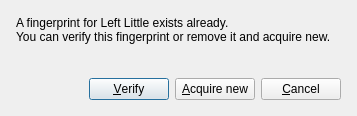
<ui version="4.0" >
 <class>ExistDialog</class>
 <widget class="QDialog" name="ExistDialog" >
  <property name="windowModality" >
   <enum>Qt::ApplicationModal</enum>
  </property>
  <property name="geometry" >
   <rect>
    <x>0</x>
    <y>0</y>
    <width>357</width>
    <height>116</height>
   </rect>
  </property>
  <property name="windowTitle" >
   <string>Fingerprint exists</string>
  </property>
  <property name="windowIcon" >
   <iconset resource="widget-res.qrc" >
    <normaloff>:/new/prefix1/res/gnome-user-interface.png</normaloff>:/new/prefix1/res/gnome-user-interface.png</iconset>
  </property>
  <layout class="QVBoxLayout" >
   <item>
    <layout class="QHBoxLayout" >
     <item>
      <layout class="QVBoxLayout" >
       <property name="spacing" >
        <number>0</number>
       </property>
       <property name="margin" >
        <number>5</number>
       </property>
       <item>
        <widget class="QLabel" name="fingerLabel" >
         <property name="text" >
          <string>A fingerprint for Left Little exists already.</string>
         </property>
        </widget>
       </item>
       <item>
        <widget class="QLabel" name="label_2" >
         <property name="text" >
          <string>You can verify this fingerprint or remove it and acquire new.</string>
         </property>
        </widget>
       </item>
      </layout>
     </item>
     <item>
      <spacer>
       <property name="orientation" >
        <enum>Qt::Horizontal</enum>
       </property>
       <property name="sizeHint" stdset="0" >
        <size>
         <width>40</width>
         <height>20</height>
        </size>
       </property>
      </spacer>
     </item>
    </layout>
   </item>
   <item>
    <spacer>
     <property name="orientation" >
      <enum>Qt::Vertical</enum>
     </property>
     <property name="sizeHint" stdset="0" >
      <size>
       <width>20</width>
       <height>40</height>
      </size>
     </property>
    </spacer>
   </item>
   <item>
    <layout class="QHBoxLayout" >
     <property name="spacing" >
      <number>6</number>
     </property>
     <property name="margin" >
      <number>5</number>
     </property>
     <item>
      <spacer>
       <property name="orientation" >
        <enum>Qt::Horizontal</enum>
       </property>
       <property name="sizeHint" stdset="0" >
        <size>
         <width>40</width>
         <height>20</height>
        </size>
       </property>
      </spacer>
     </item>
     <item>
      <widget class="QPushButton" name="verifyButton" >
       <property name="text" >
        <string>&amp;Verify</string>
       </property>
      </widget>
     </item>
     <item>
      <widget class="QPushButton" name="acquireButton" >
       <property name="text" >
        <string>&amp;Acquire new</string>
       </property>
      </widget>
     </item>
     <item>
      <widget class="QPushButton" name="cancelButton" >
       <property name="text" >
        <string>&amp;Cancel</string>
       </property>
      </widget>
     </item>
    </layout>
   </item>
  </layout>
 </widget>
 <resources>
  <include location="widget-res.qrc" />
 </resources>
 <connections/>
</ui>
